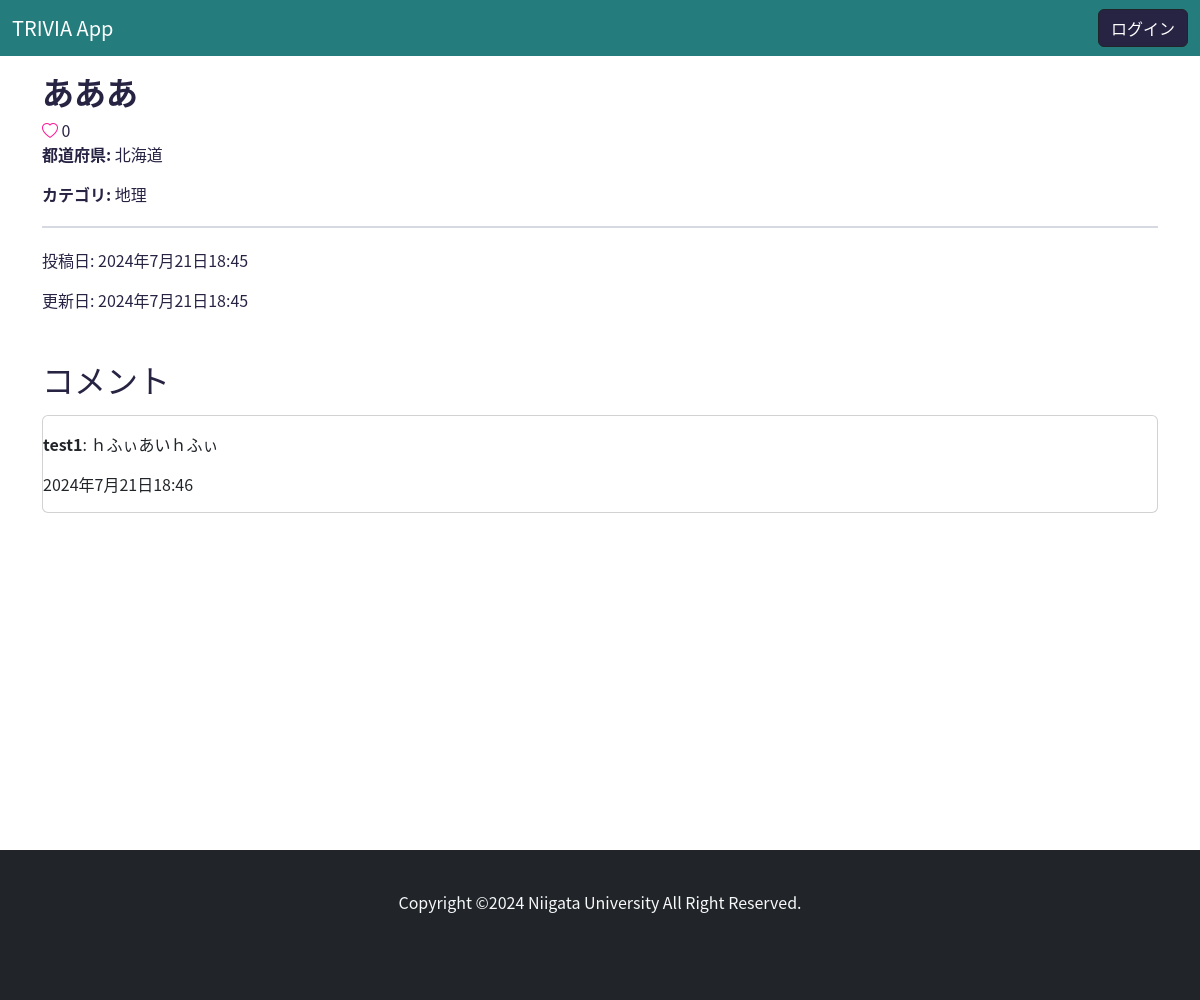
The page /detail/4/ on the database as committed earlier.
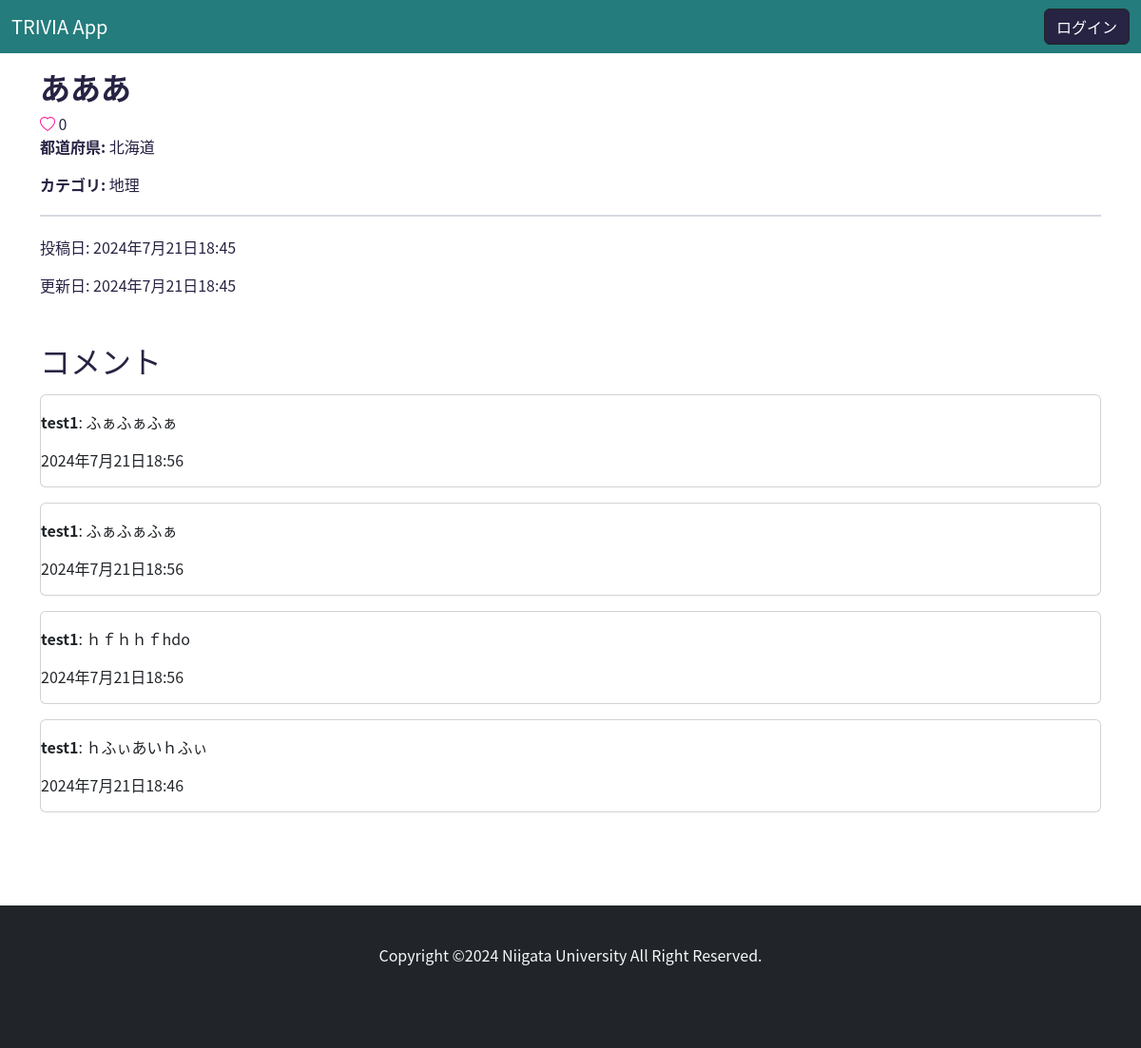
The same page on the database as committed later.
### main/models.py (models this page shows, shortened)
class Post(models.Model):
    CATEGORY_CHOICES = [
        ('地理', '地理'),
        ('歴史', '歴史'),
        ('人物', '人物'),
        ('自然', '自然'),
        ('伝統', '伝統'),
        ('スポーツ', 'スポーツ'),
        ('食', '食'),
        ('文化', '文化'),
        ('芸能', '芸能'),
        ('特産品', '特産品'),
        ('方言', '方言'),
        ('その他', 'その他'),
    ]
    PREFECTURE_CHOICES = [
        ('北海道', '北海道'),
        ('青森県', '青森県'),
        ('岩手県', '岩手県'),
        ('宮城県', '宮城県'),
        ('秋田県', '秋田県'),
        ('山形県', '山形県'),
        ('福島県', '福島県'),
        ('茨城県', '茨城県'),
        ('栃木県', '栃木県'),
        ('群馬県', '群馬県'),
        ('埼玉県', '埼玉県'),
        ('千葉県', '千葉県'),
        ('東京都', '東京都'),
        ('神奈川県', '神奈川県'),
        ('新潟県', '新潟県'),
        ('富山県', '富山県'),
        ('石川県', '石川県'),
        ('福井県', '福井県'),
        ('山梨県', '山梨県'),
        ('長野県', '長野県'),
        ('岐阜県', '岐阜県'),
        ('静岡県', '静岡県'),
        ('愛知県', '愛知県'),
        ('三重県', '三重県'),
        ('滋賀県', '滋賀県'),
        ('京都府', '京都府'),
        ('大阪府', '大阪府'),
        ('兵庫県', '兵庫県'),
        ('奈良県', '奈良県'),
        ('和歌山県', '和歌山県'),
        ('鳥取県', '鳥取県'),
        ('島根県', '島根県'),
        ('岡山県', '岡山県'),
        ('広島県', '広島県'),
        ('山口県', '山口県'),
        ('徳島県', '徳島県'),
        ('香川県', '香川県'),
        ('愛媛県', '愛媛県'),
        ('高知県', '高知県'),
        ('福岡県', '福岡県'),
        ('佐賀県', '佐賀県'),
        ('長崎県', '長崎県'),
        ('熊本県', '熊本県'),
        ('大分県', '大分県'),
        ('宮崎県', '宮崎県'),
        ('鹿児島県', '鹿児島県'),
        ('沖縄県', '沖縄県'),
    ]
    title = models.CharField(max_length=20)
    category = models.CharField(max_length=20, choices=CATEGORY_CHOICES)
    prefecture = models.CharField(max_length=20, choices=PREFECTURE_CHOICES)
    content = models.TextField(blank=True, null=True)
    user = models.ForeignKey(User, on_delete=models.CASCADE)
    like = models.ManyToManyField(User, related_name='related_post', blank=True)
    create_at = models.DateTimeField()
    update_at = models.DateTimeField()
    class Meta:
        db_table = 'posts'
        ordering = ["-create_at"]

class Comment(models.Model):
    content = models.TextField()
    user = models.ForeignKey(User, on_delete=models.CASCADE)
    post = models.ForeignKey(Post, related_name="comments", on_delete=models.CASCADE)
    create_at = models.DateTimeField(auto_now_add=True)
    class Meta:
        db_table = 'comments'
        ordering = ["-create_at"]

### accounts/models.py (models this page shows, shortened)
class User(AbstractBaseUser):
    email = models.EmailField(
        verbose_name='Email address',
        max_length=255,
        unique=True,
    )
    is_active = models.BooleanField(default=True)
    is_staff = models.BooleanField(default=False)
    is_superuser = models.BooleanField(default=False)
    USERNAME_FIELD = 'email'
    objects = UserManager()
    class Meta:
        db_table = 'users'

class Profile(models.Model):
    user = models.OneToOneField(User, on_delete=models.CASCADE)
    username = models.CharField(max_length=255)
    bio = models.TextField(blank=True, null=True)
    create_at = models.DateTimeField()
    update_at = models.DateTimeField()
    class Meta:
        db_table = 'profiles'

### main/views.py (the view, shortened to what this page needs)
# urls.py: path("detail/<int:pk>/", TriviaDetailView.as_view(), name="trivia-detail"),
class TriviaDetailView(DetailView):
    template_name = "main/detail.html"
    model = Post
    def get_context_data(self, **kwargs):
        context = super().get_context_data(**kwargs)
        context["form"] = CommentForm()
        return context

### templates/main/detail.html (shortened to what this page needs)
{% extends "base.html" %}
{% block content %}
<div class="container mt-3">
    <h2><b>{{object.title}}</b></h2>
    {% if user.is_authenticated %}
        <form method="POST" action="{% url 'main:trivia-like' %}" style="display: inline-block;">
            {% csrf_token %}
            <input type="hidden" name="id" value="{{ object.id }}">
            {% if user in post.like.all %}
                <button type="submit" class="btn btn-link btn-lg" tabindex="-1" aria-disabled="true">
                <i class="bi bi-heart-fill" role="img" style="color: deeppink;"></i>
                </button>{{object.like.count}}<br>
            {% else %}
                <button type="submit" class="btn btn-link btn-lg" tabindex="-1" aria-disabled="true">
                    <i class="bi bi-heart" role="img" style="color: deeppink;"></i>
                </button>{{object.like.count}}<br>
            {% endif %}
        </form>
    {% else %}
        <i class="bi bi-heart" role="img" style="color: deeppink;"></i> {{object.like.count}}<br>
    {% endif %}
    <p><b>都道府県:</b> {{object.prefecture}}</p>
    <p><b>カテゴリ:</b> {{object.category}}</p>
    <hr class="separator">
    <p>投稿日: {{object.create_at}}</p>
    <p>更新日: {{object.update_at}}</p>
    <div class="my-5">
        <h2 style=text-decoration: "underline;">コメント</h2>
        {% for comment in object.comments.all %}
            <div class="card my-3">
                <p class="my-3"><strong>{{ comment.user.profile.username }}</strong>: {{ comment.content }}</p>
                <p>{{ comment.create_at }}</p>
            </div>
        {% empty %}
            <p>コメントはありません</p>
        {% endfor %}
    </div>
</div>
{% endblock %}

### templates/base.html (shortened to what this page needs)
<!DOCTYPE html>
<html lang="ja">
    <head>
        {% load static %}
        {% include "css.html" %}
    </head>
<body style="min-height: 100vh;">
    {% include "nav.html" %}
    {% block content %}
    {% endblock content %}
    {% include "footer.html" %}
</body>
</html>

### templates/css.html (shortened to what this page needs)
<link href="https://cdn.jsdelivr.net/npm/bootstrap@5.0.2/dist/css/bootstrap.min.css" rel="stylesheet">
<link rel="stylesheet" href="https://cdn.jsdelivr.net/npm/bootstrap-icons@1.8.0/font/bootstrap-icons.css">
{% load django_bootstrap5 %}
{% bootstrap_css %}
{% load static %}
<link rel="stylesheet" href="{% static 'css/footer.css' %}">
{% load static %}
<link rel="stylesheet" href="{% static 'css/allauth.css' %}">
{% load static %}
<link rel="stylesheet" href="{% static 'css/style.css' %}">

### templates/nav.html (shortened to what this page needs)
<nav class="navbar navbar-expand-lg navbar-light" style="background-color: #247c7c;">
    <div class="container-fluid">
        <a class="navbar-brand" href="{% url 'main:home' %}" style="color: #ffffff">TRIVIA App</a>
        <div class="collapse navbar-collapse" id="navbarNav">
            <ul class="navbar-nav ms-auto">
                {% if user.is_authenticated %}
                <li class="nav-item"><a class="btn btn-dark" href="{% url 'account_logout' %}">ログアウト</a></li>
                {% else %}
                <li class="nav-item"><a class="btn btn-dark" href="{% url 'account_login' %}">ログイン</a></li>
                {% endif %}
            </ul>
        </div>
    </div>
</nav>

### templates/footer.html (shortened to what this page needs)
<footer class="footer mt-auto py-4 bg-dark text-light mb-0">
    <div class="container text-center">
        <p>Copyright &copy;2024 Niigata University All Right Reserved.</p>
    </div>
</footer>

### static/css/footer.css (style rules this page uses)
html { position: relative; min-height: 100%; padding-bottom: 200px; box-sizing: border-box; }
footer { position: absolute; left: 0; bottom: 0; width: 100%; height: 150px; }

### static/css/style.css (style rules this page uses)
body { font-family: "ヒラギノ角ゴ Pro W3", "Hiragino Kaku Gothic Pro", Osaka, メイリオ, Meiryo, "ＭＳ Ｐゴシック", "MS PGothic", "ＭＳ ゴシック" , "MS Gothic", "Noto Sans CJK JP", TakaoPGothic, sans-serif; color: #272343; }
.btn-dark { background-color: #272343; color: #ffffff; }
.separator { border: none; border-top: 2px solid #646b8c; margin: 20px 0; }

Rows that differ between the two databases and show on the page:
added Comment: user.profile.username "test1", content "ふぁふぁふぁ", create_at "2024年7月21日18:56"
added Comment: user.profile.username "test1", content "ふぁふぁふぁ", create_at "2024年7月21日18:56"
added Comment: user.profile.username "test1", content "ｈｆｈｈｆhdo", create_at "2024年7月21日18:56"
